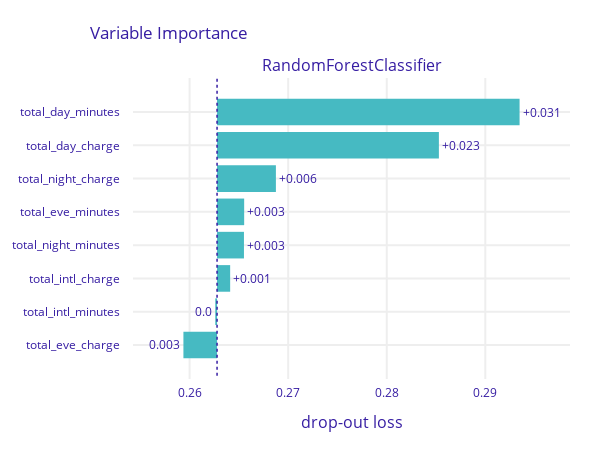

Notebook cell for this chart:
### Markdown cell above
## 2. PVI of three more candidate models

### Code cell
other_random_forest = RandomForestClassifier(
    n_estimators=50,
    max_depth=2
).fit(x_train, y_train)
explainer_forest = dx.Explainer(other_random_forest, x_test, y_test, verbose=False)
display(explainer_forest.model_performance())
pvi_forest = explainer_forest.model_parts(random_state=0)
pvi_forest.plot(show=False).update_layout(autosize=False, width=600, height=450)

### Figure 1 — Plotly figure (JSON) as saved in the notebook; plotly's stock layout.template omitted (floating-point values rounded to 4 significant figures)
{"data": [{"base": 0.2628, "hoverinfo": "text", "hoverlabel": {"bgcolor": "rgba(0,0,0,0.8)"}, "hovertext": ["Model: RandomForestClassifier loss after<br>variable: total_day_minutes is permuted: 0.293<br>Drop-out loss change: +0.031", "Model: RandomForestClassifier loss after<br>variable: total_day_charge is permuted: 0.285<br>Drop-out loss change: +0.023", "Model: RandomForestClassifier loss after<br>variable: total_night_charge is permuted: 0.269<br>Drop-out loss change: +0.006", "Model: RandomForestClassifier loss after<br>variable: total_eve_minutes is permuted: 0.266<br>Drop-out loss change: +0.003", "Model: RandomForestClassifier loss after<br>variable: total_night_minutes is permuted: 0.266<br>Drop-out loss change: +0.003", "Model: RandomForestClassifier loss after<br>variable: total_intl_charge is permuted: 0.264<br>Drop-out loss change: +0.001", "Model: RandomForestClassifier loss after<br>variable: total_intl_minutes is permuted: 0.263<br>Drop-out loss change: -0.0", "Model: RandomForestClassifier loss after<br>variable: total_eve_charge is permuted: 0.259<br>Drop-out loss change: -0.003"], "marker": {"color": "#46bac2"}, "orientation": "h", "showlegend": false, "text": ["+0.031", "+0.023", "+0.006", "+0.003", "+0.003", "+0.001", "0.0", "0.003"], "textposition": "outside", "type": "bar", "x": [0.03069, 0.0225, 0.005968, 0.00275, 0.002729, 0.001329, -0.0001813, -0.003412], "xaxis": "x", "y": ["total_day_minutes", "total_day_charge", "total_night_charge", "total_eve_minutes", "total_night_minutes", "total_intl_charge", "total_intl_minutes", "total_eve_charge"], "yaxis": "y"}], "layout": {"annotations": [{"font": {"size": 16}, "showarrow": false, "text": "RandomForestClassifier", "x": 0.5, "xanchor": "center", "xref": "paper", "y": 1, "yanchor": "bottom", "yref": "paper"}, {"font": {"size": 16}, "showarrow": false, "text": "drop-out loss", "x": 0.5, "xanchor": "center", "xref": "paper", "y": 0, "yanchor": "top", "yref": "paper", "yshift": -30}], "autosize": false, "font": {"color": "#371ea3"}, "height": 450, "margin": {"b": 71, "r": 30, "t": 78}, "shapes": [{"line": {"color": "#371ea3", "dash": "dot", "width": 1.5}, "type": "line", "x0": 0.2628, "x1": 0.2628, "xref": "x", "y0": -1, "y1": 8, "yref": "y"}], "title": {"text": "Variable Importance", "x": 0.15}, "width": 600, "xaxis": {"anchor": "y", "automargin": true, "domain": [0, 1], "fixedrange": true, "gridwidth": 2, "range": [0.2543, 0.2986], "tickcolor": "white", "ticklen": 3, "ticks": "outside", "type": "linear", "zeroline": false}, "yaxis": {"anchor": "x", "automargin": true, "autorange": "reversed", "domain": [0, 1], "fixedrange": true, "gridwidth": 2, "tickcolor": "white", "ticklen": 10, "ticks": "outside", "type": "category"}}}
